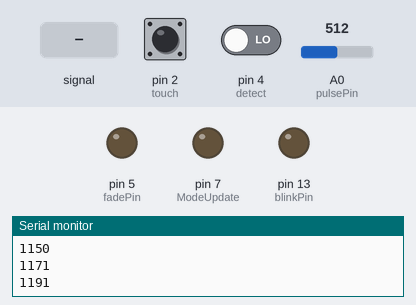
The sketch below on a simulated Arduino Uno, built with avr-gcc and run on an emulated ATmega328P. Parts: output pins drawn as LEDs (lit = HIGH), the last lines printed to the serial monitor. Inputs (shaded band) come from the test bench; at power-on: pin 2 (touch) LOW, pin 4 (detect) LOW, A0 (pulsePin) = 512.

Above: at 1.2 s.
1.3 s: A0 (pulsePin) fed a 200 Hz sine of ±81 counts around its level
At 2.6 s:
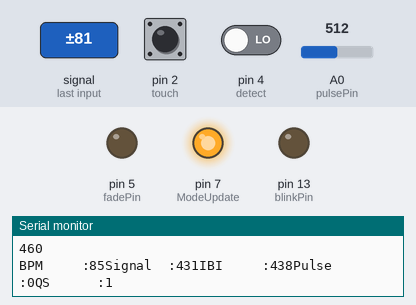
3.5 s: pin 2 (touch) driven HIGH and pin 4 (detect) driven HIGH
6.5 s: pin 2 (touch) pulsed LOW 2 times (0.12 s each, 0.3 s apart)
Timing chart, 0 to 9.6 s (numbered marks = the images above; inputs shaded):
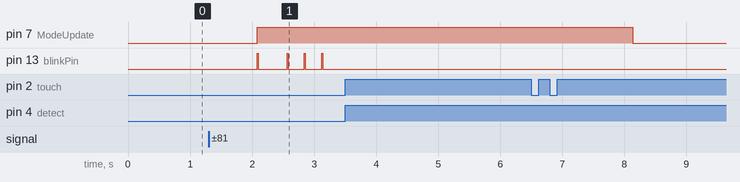

The sketch:

PulseSensor0.ino
```cpp
/*  Pulse Sensor Amped 1.4    by Joel Murphy and Yury Gitman   http://www.pulsesensor.com

----------------------  Notes ----------------------  ----------------------
This code:
1) Blinks an LED to User's Live Heartbeat   PIN 13
2) Fades an LED to User's Live HeartBeat
3) Determines BPM
4) Prints All of the Above to Serial

Read Me:
https://github.com/WorldFamousElectronics/PulseSensor_Amped_Arduino/blob/master/README.md
 ----------------------       ----------------------  ----------------------
*/

const bool Arduino_ID = 0;

//#include <TimerOne.h>           // TimerOneﾗｲﾌﾞﾗﾘの読み込み(要ﾗｲﾌﾞﾗﾘｲﾝｽﾄｰﾙ
#include <MsTimer2.h>           // MsTimer2ﾗｲﾌﾞﾗﾘの読み込み(要ﾗｲﾌﾞﾗﾘｲﾝｽﾄｰﾙ
#include <SoftwareSerial.h>   // SoftwareSerialﾗｲﾌﾞﾗﾘの読み込み

// Init SoftwareSerial
// もと = 3,5,6,9,10,11
// Tim2 = 3,11
// Tim1 = 9,10
// つまり = 5,6ですね
SoftwareSerial OutSerial = SoftwareSerial(5,6);

//  Variables
int pulsePin = 0;                 // Pulse Sensor purple wire connected to analog pin 0
int blinkPin = 13;                // pin to blink led at each beat
int detect = 4;                   // detect hand other arduino
int fadePin = 5;                  // pin to do fancy classy fading blink at each beat
int fadeRate = 0;                 // used to fade LED on with PWM on fadePin
int ModeUpdate = 7;               // Update Mode 'P' or 'C'
int Modeout = 8;                  // other arduino output
int touch = 2;                    // touch input sensor
volatile unsigned long times;              // 現在時刻
volatile unsigned long lastUpdateTime;     // 最終更新時刻

// trueのときは認識していないとき、もしくは一回目の処理が終わっていないとき
// falseのときは一回目の処理が終わって認識しているとき
bool touchme = true;

// Volatile Variables, used in the interrupt service routine!
volatile int BPM;                   // int that holds raw Analog in 0. updated every 2mS
volatile int Signal;                // holds the incoming raw data
volatile int IBI = 600;             // int that holds the time interval between beats! Must be seeded!
volatile boolean Pulse = false;     // "True" when User's live heartbeat is detected. "False" when not a "live beat".
volatile boolean QS = false;        // becomes true when Arduoino finds a beat.

// なぜかDetectHandで定義していたにもかかわらずよみこまなかったのでこちら
volatile boolean DetectedHand = false;

// Setupします
// interruptSetupが今回のｷﾓ
void setup(){
  pinMode(blinkPin,OUTPUT);         // pin that will blink to your heartbeat!
  pinMode(fadePin,OUTPUT);          // pin that will fade to your heartbeat!
  pinMode(ModeUpdate,OUTPUT);
  pinMode(detect,INPUT);
  pinMode(touch,INPUT);
  Serial.begin(9600);             // we agree to talk fast!

  digitalWrite(ModeUpdate,LOW);

  OutSerial.begin(9600);
  /*
  // TimerOne割り込みにおける処理
  Timer1.initialize(2);               // 2mSごとに処理を実行する
  Timer1.attachInterrupt(HandRead);   // Timer1のｴﾝﾄﾘｰﾎﾟｲﾝﾄ
  */
  // Timer2割り込みにおける処理
  MsTimer2::set(2, PulseRead);  // 2mSごとにTimerのオンオフ
  MsTimer2::start();            // Timer2のｴﾝﾄﾘｰﾎﾟｲﾝﾄ
}

//  Where the Magic Happens
void loop(){
  //Serial.println(Signal);
  times = millis();

  if(digitalRead(touch))
    touchinput();
  else
    touchme = true;

  // QS(センサーが反応しているかどうか)で反応があった場合の処理を以下で行う
  if (QS == true){     // A Heartbeat Was Found
                       // BPM and IBI have been Determined (BPMおよびIBMが決定されています)
                       // Quantified Self "QS" true when arduino finds a heartbeat
    // LEDをフェードするときに用いるレート(256までなので255で指定)
    // フェードの必要性がないので消していい
    fadeRate = 255;         // Makes the LED Fade Effect Happen
                            // Set 'fadeRate' Variable to 255 to fade LED with pulse
    // フラグ判別にかける
    JudgementFlag();

    // QSのフラグをリセットして次回の反応を待つ
    QS = false;                      // reset the Quantified Self flag for next time
  }

    // 時間表示(相対)
    Serial.println(times - lastUpdateTime);

  // 現在時刻と最終更新時刻を比較し、手が感知されていなかったら5secでModeUpdateを止める
  if(times - lastUpdateTime >= 5000){
    digitalWrite(ModeUpdate,LOW);
    digitalWrite(Modeout,LOW);
  }

  // フェードするLEDのエフェクトを出力するけど、ｼｮｳｼﾞｷｲﾗﾅｲ
  // QSフラグが立たなかった場合にも呼び出される。
                       // Makes the LED Fade Effect Happen

  // アップデートサイクル20ms
  delay(20);                             //  take a break
}

// フェードするLEDの部分ですが、実際にフェードしたらシャレになりません
// QSフラグが立たなかったときにも呼び出されているので2msごとに減衰していきます
void ledFadeToBeat(){

    // 減衰時の減衰するレートを決める
    fadeRate -= 15;                         //  set LED fade value

    // 数値を指定した範囲の中に収める(らしい)
    // constrain(x, a, b);
    // x: 計算対象の値
    // a: 範囲の下限
    // b: 範囲の上限
    // xがa以上b以下のときはxがそのまま返ります。xがaより小さいときはa、bより大きいときはbが返ります。
    fadeRate = constrain(fadeRate,0,255);   //  keep LED fade value from going into negative numbers!

    // fadeRateを使ってフェードさせる。
    analogWrite(fadePin,fadeRate);          //  fade LED
}
```

DataConverter.ino
```cpp
/*
 * DataReader
 * 各種データを送信前にチェックしまとめ指定フォーマットへ変換する
 *
 */

char Upperbit = 0;
char Underbit = 0;

boolean _Pulse = 0;
int _BPM = 0;

// パルスが読み込まれているタイミングで呼び込まれる
// これ自体は読み取った値に対して本当にそれが有効であるかを判断させ、モードを確定する
// 要は脈拍が異常値をたたき出していないかと、ちゃんと手を認識しているかを判別する
void JudgementFlag () {

  // テストで呼び込まれていればserialprintする
  Serial.print("BPM     :");
  Serial.print(BPM);
  Serial.print("Signal  :");
  Serial.print(Signal);
  Serial.print("IBI     :");
  Serial.print(IBI);
  Serial.print("Pulse   :");
  Serial.print(Pulse);
  Serial.print("QS      :");
  Serial.println(QS);

  if (BPM >= 40 && BPM <= 100) {
    digitalWrite(ModeUpdate,HIGH);
    digitalWrite(Modeout,HIGH);
    digitalWrite(blinkPin,HIGH);
    lastUpdateTime = times;         // lastUpdateTimeに今の時間を入れる
    HandRead();                     // 他のArduinoで手が検知されているかを取る
    //ledFadeToBeat();
    DataMerge();                    // 取得データをマージする
  }
}

// JudgementFlagでフラグの判断後に、データをまとめる
// 即データConvertに投げる
void DataMerge () {
  // BPMを格納
  _BPM = BPM;
  _Pulse = QS;

  DataConvert();
}

// データを一度バイナリ化しパケットにして送信する。
// データをまとめて送信時に困らないようにするためにある
void DataConvert (){

  Underbit = _BPM;

  // Pulse値を書き込み
  bitWrite(Upperbit,0,1);

  // Arduinoの固有IDを書き込み
  bitWrite(Upperbit,3,Arduino_ID);

  // 検知してるかどうかのｱﾚ
  if(DetectedHand == true)
    bitWrite(Upperbit,4,1);
  else
    bitWrite(Upperbit,4,0);

  PacketSender(Upperbit,Underbit);
}
```

DetectHand.ino
```cpp
/*
 *  DetectHand
 *  もう一方のArduinoで手が検知されているかどうかの判断
 *  検知されていたらHIGHなのでDetectHandがtrue,なければLOWなのでfalse
 */
void HandRead (){
  if(digitalRead(detect) == HIGH)
  DetectedHand = true;
  else
  DetectedHand = false;
}
```

Interrupt.ino
```cpp
/*
 *  ﾀｲﾏ割り込みによるパルスセンサーからデータを得てデータ整形を行う部分
 *  もともと使用されていたコードにはAVRの機能をそのまま記述している箇所が散見された
 *  一応ATmega328Pにおけるﾀｲﾏ/ｶｳﾝﾀ2の処理について理解はしたが、他人がコードを読むにあたり理解しがたい内容であったため書き換えてある
 *  今回は処理をわかりやすくるためにMsTimer2というライブラリを用いた
 *  このコードを実行するにあたりMsTimer2ライブラリをインストールしてコンパイルする必要があるため注意が必要である
 */

volatile int rate[10];                    // array to hold last ten IBI values
// パルスのタイミングを決定するために使用
volatile unsigned long sampleCounter = 0;          // used to determine pulse timing
// IBIを見つけるために使用
volatile unsigned long lastBeatTime = 0;           // used to find IBI
// ピーク値を見つけるために使用
volatile int P =512;                      // used to find peak in pulse wave, seeded
// 脈拍の谷の部分を見つけるために使用
volatile int T = 512;                     // used to find trough in pulse wave, seeded
// 鼓動の瞬間をすぐさま見つけるために使用(?)閾値(?)
volatile int thresh = 525;                // used to find instant moment of heart beat, seeded
// パルス波形の振幅を保持するために使用
volatile int amp = 100;                   // used to hold amplitude of pulse waveform, seeded
volatile boolean firstBeat = true;        // used to seed rate array so we startup with reasonable BPM(Google翻訳:我々は合理的なBPMで始まるので、レート・アレイを播種するために使用)
volatile boolean secondBeat = false;      // used to seed rate array so we startup with reasonable BPM

void PulseRead () {
  MsTimer2::stop();                                      // disable interrupts while we do this

  Signal = analogRead(pulsePin);              // read the Pulse Sensor
  sampleCounter += 2;                         // keep track of the time in mS with this variable
  int N = sampleCounter - lastBeatTime;       // monitor the time since the last beat to avoid noise

  // 波のピークと谷を見つける(Tを谷の値とする)
  //  find the peak and trough of the pulse wave
  if(Signal < thresh && N > (IBI/5)*3){       // avoid dichrotic noise by waiting 3/5 of last IBI
    if (Signal < T){                        // T is the trough
      T = Signal;                         // keep track of lowest point in pulse wave
    }
  }

  // シグナルが現在取得しているピーク値より大きいときはその値がピーク値となる。
  // Signalよりthreshが小さくシグナルがピーク値より大きいとき
  if(Signal > thresh && Signal > P){          // thresh condition helps avoid noise
    P = Signal;                             // P is the peak
  }                                        // keep track of highest point in pulse wave

  // いい感じに鼓動を検出してほげる
  //  NOW IT'S TIME TO LOOK FOR THE HEART BEAT
  // signal surges up in value every time there is a pulse
  if (N > 250){                                   // avoid high frequency noise(高周波ノイズを回避します)

    // センサーが何も感知していなくて
    if ( (Signal > thresh) && (Pulse == false) && (N > (IBI/5)*3) ){
      // センサーがパルスを検出している状態とする。
      Pulse = true;                               // set the Pulse flag when we think there is a pulse
      // 検出したのでLED(blinkPin)を光らせる
      //digitalWrite(blinkPin,HIGH);                // turn on pin 13 LED
      // ミリ秒でビート間の時間を測定
      // 現在の時間から、最後にパルスを検出した時間の差を取り、IBI(インターバル)を求める
      IBI = sampleCounter - lastBeatTime;         // measure time between beats in mS
      // 現在の時間を最後にパルスを検出した時刻とし、次のパルスの検出に備える
      lastBeatTime = sampleCounter;               // keep track of time for next pulse

      if(secondBeat){                        // if this is the second beat, if secondBeat == TRUE
        // secondBeatのフラグをfalseに戻す
        secondBeat = false;                  // clear secondBeat flag
        // IBI値をrate配列に格納する
        for(int i=0; i<=9; i++){             // seed the running total to get a realisitic BPM at startup(Google翻訳:起動時に現実的なBPMを得るために累計をシード)
          rate[i] = IBI;
        }
      }

      if(firstBeat){                         // if it's the first time we found a beat, if firstBeat == TRUE
        // firstBeatのフラグをfalseに戻す
        firstBeat = false;                   // clear firstBeat flag
        // 次の鼓動をsecondBeatとするためにtrueにする
        secondBeat = true;                   // set the second beat flag
        // グローバル割り込みを許可する。
        MsTimer2::start();                               // enable interrupts again
        // 返した
        return;                              // IBI value is unreliable so discard it(Google翻訳:IBI値の信頼性が低いので、それを捨てます)
      }

      // 最後10回のトータルIBI値を保つ
      // keep a running total of the last 10 IBI values
      word runningTotal = 0;                  // clear the runningTotal variable

      // IBI値をrate配列内でシフトする
      for(int i=0; i<=8; i++){                // shift data in the rate array
        // 古いものを捨てて新しいのに上書き
        rate[i] = rate[i+1];                  // and drop the oldest IBI value
        // 9つ分の古いIBI値をrunningTotalにプラスイコールする
        runningTotal += rate[i];              // add up the 9 oldest IBI values
      }

      // rate[9]が最新のIBI値であるように格納する
      rate[9] = IBI;                          // add the latest IBI to the rate array
      // 最新のIBI値をrunningTotalにプラスイコールする
      runningTotal += rate[9];                // add the latest IBI to runningTotal
      // runningTotalの平均を出す
      runningTotal /= 10;                     // average the last 10 IBI values
      /*
       *  １分間の平均心拍数、つまりBPM(Beat Per Minute)を算出する
       *  1min = 60sec
       *  1sec = 1000msec
       *  1min = 60 sec * 1000msec = 60000msec
       */
      BPM = 60000/runningTotal;               // how many beats can fit into a minute? that's BPM!
      // きちんと値が出そろったのでQSのフラグを立てる
      QS = true;                              // set Quantified Self flag
      // QS FLAG IS NOT CLEARED INSIDE THIS ISR
    }
  }

  // センサーが感知しなくなったとき(詳しくは翻訳読んで)
  if (Signal < thresh && Pulse == true){   // when the values are going down, the beat is over(Google翻訳:値が下がり続けているときに、ビートは終わりました)
    // blinkPinをLOWにする
    //digitalWrite(blinkPin,LOW);            // turn off pin 13 LED
    // Pulseフラグを折る
    Pulse = false;                         // reset the Pulse flag so we can do it again
    // amp値をピーク値から脈拍の谷の値で差を取る
    amp = P - T;                           // get amplitude of the pulse wave
    // thresh値を振幅の半分でとる
    thresh = amp/2 + T;                    // set thresh at 50% of the amplitude(Google翻訳:振幅の50％でTHRESHを設定します)
    // 次回に備えてthresh値で上書きリセットしていく
    P = thresh;                            // reset these for next time
    T = thresh;
  }

  // 2500msecの間心拍を検出しなかったとき
  if (N > 2500){                           // if 2.5 seconds go by without a beat(Google翻訳:2.5秒はビートなしで行く場合)
    // 各値をデフォルト値へ戻す
    thresh = 512;                          // set thresh default
    P = 512;                               // set P default
    T = 512;                               // set T default
    // 現在の時間を最後にパルスを検出した時刻とし、次のパルスの検出に備える
    lastBeatTime = sampleCounter;          // bring the lastBeatTime up to date
    // 再び心拍を検出するときに備えノイズを避けるために初期値とする。
    firstBeat = true;                      // set these to avoid noise
    secondBeat = false;                    // when we get the heartbeat back(Google翻訳:我々は戻ってハートビートを取得するときに、これらのノイズを避けるために設定)
  }
  // グローバル割り込みを許可してdone
  MsTimer2::start();
}
```

PacketSender.ino
```cpp
/*
 * PacketSender
 * ZigBeeを積んだArduinoにパケットを送信する
 *
 */

// ひとまとめにしたデータを送信する処理だけ分離(あまりにもわかりにくいから)
 void PacketSender (char Up, char Under) {
  // コンソール確認用
  Serial.print('H');
  Serial.print(Up,HEX);
  Serial.println(Under,HEX);
  Serial.println(Up,BIN);
  Serial.println(Under,BIN);

  // ZigBee送信用
  OutSerial.print('H');
  OutSerial.print( Up );
  OutSerial.println( Under );

  digitalWrite(blinkPin,LOW);

  // dataの初期化
  Upperbit = 0;
  Underbit = 0;
}
```

touch.ino
```cpp
void touchinput(){
  if (touchme){
    //データ送信
      _BPM = 60;
      _Pulse = 1;
      DataConvert();
    touchme = false;
  }else{
    //とくに処理なし
  }

}
```

Measured:
- after the input at 1.3 s, pin 7 (ModeUpdate): LOW → HIGH after 0.79 s
